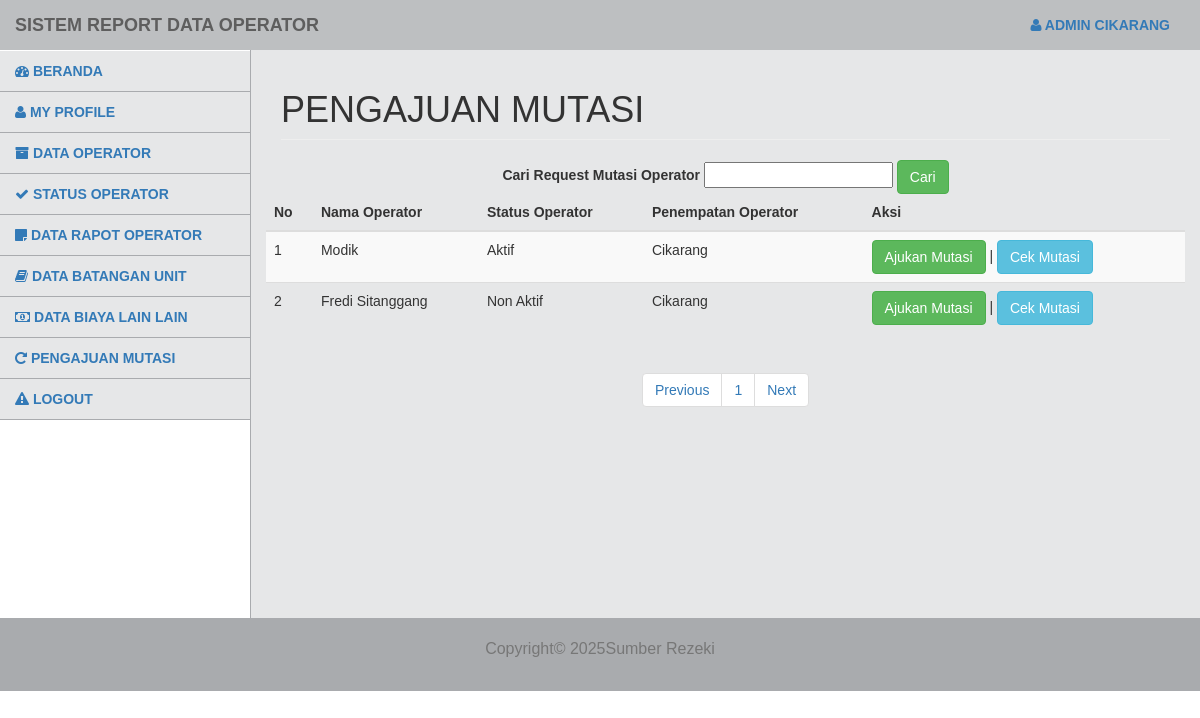
/petugas/index.php?m=mutasi&s=awal (signed in), run on the app's committed database.
### tables this page shows
CREATE TABLE `tb_petugas` (
  `id_petugas` int(11) NOT NULL,
  `username` varchar(255) NOT NULL,
  `password` varchar(255) NOT NULL,
  `nama` varchar(255) NOT NULL,
  `telepon` varchar(255) NOT NULL,
  `cabang` varchar(255) NOT NULL
);

CREATE TABLE `tb_operator` (
  `id_operator` int(11) NOT NULL,
  `nama_operator` varchar(255) NOT NULL,
  `nik` varchar(255) NOT NULL,
  `alamat` varchar(255) NOT NULL,
  `no_telp` varchar(255) NOT NULL,
  `no_sio` varchar(255) NOT NULL,
  `jenis_sio` varchar(255) NOT NULL,
  `operator` varchar(255) NOT NULL,
  `kelas_operator` varchar(255) NOT NULL,
  `foto_ktp` varchar(255) NOT NULL,
  `foto_sio` varchar(255) NOT NULL,
  `foto_sim` varchar(255) NOT NULL,
  `foto_sertifikat_dpn` varchar(255) NOT NULL,
  `foto_sertifikat_blk` varchar(255) NOT NULL,
  `foto_operator` varchar(255) NOT NULL,
  `penempatan_opr` varchar(255) NOT NULL,
  `tgl_masuk` date NOT NULL,
  `status` varchar(255) NOT NULL
);

### petugas/modul/mutasi/paging.php (the view, shortened to what this page needs)
<?php
include '../koneksi.php';
$cabang_admin = $_SESSION['cabanginv2'];
$batas = 5;
$halaman = isset($_GET['halaman']) ? (int)$_GET['halaman'] : 1;
$halaman_awal = ($halaman > 1) ? ($halaman * $batas) - $batas : 0;
$data = mysqli_query($koneksi, "SELECT * FROM tb_operator WHERE penempatan_opr = '$cabang_admin'");
$jumlah_data = mysqli_num_rows($data);
$total_halaman = ceil($jumlah_data / $batas);
$nomor = $halaman_awal + 1;
if (isset($_POST['go'])) {
    $cari = mysqli_real_escape_string($koneksi, $_POST['cari']);
    $data_operator = mysqli_query($koneksi, "
        SELECT *
        FROM tb_operator
        WHERE penempatan_opr = '$cabang_admin'
        AND (nama_operator LIKE '%$cari%' OR nik LIKE '%$cari%')
        LIMIT $halaman_awal, $batas
    ");
} else {
    $data_operator = mysqli_query($koneksi, "
        SELECT *
        FROM tb_operator
        WHERE penempatan_opr = '$cabang_admin'
        LIMIT $halaman_awal, $batas
    ");
}
foreach ($data_operator as $row) :
?>
<tr>
    <td><?php echo $nomor++; ?></td>
    <td><?php echo $row['nama_operator']; ?></td>
    <td><?php echo $row['status']; ?></td>
    <td><?php echo $row['penempatan_opr']; ?></td>
    <td>
        <a href="?m=mutasi&s=form_approved&id_operator=<?php echo $row['id_operator']; ?>">
            <button class="btn btn-success">Ajukan Mutasi</button>
        </a> |
        <a href="?m=mutasi&s=view_approved&id_operator=<?php echo $row['id_operator']; ?>">
            <button class="btn btn-info">Cek Mutasi</button>
        </a>
    </td>
</tr>
<?php endforeach; ?>

### petugas/modul/mutasi/title.php (shortened to what this page needs)
 <!DOCTYPE html>
<html>
  <head>
    <link href="../vendor/css/bootstrap/bootstrap.min.css" rel="stylesheet">
     <link href="../vendor/css/bootstrap/bootstrap.css" rel="stylesheet">
    <link href="../vendor/font-awesome/css/font-awesome.min.css" rel="stylesheet" type="text/css">
    <link href="../css/tampilanadmin.css" rel="stylesheet">
  </head>
  <body>
    <div id="wrapper">
      <nav class="navbar navbar-default navbar-static-top" role="navigation" style="margin-bottom: 0">
          <div class="navbar-header">
            <a class="navbar-brand">Sistem Report Data Operator</a>
          </div>
          <?php
          $id = $_SESSION['idinv2'];
           include '../koneksi.php';
           $sql = "SELECT * FROM tb_petugas WHERE id_petugas = '$id'";
           $query = mysqli_query($koneksi, $sql);
            $r = mysqli_fetch_array($query);
           ?>
            <ul class="nav navbar-top-links navbar-right">
            <li class="dropdown">
              <a class="dropdown-toggle" data-toggle="dropdown" href="#">
              <i class="fa fa-user"></i> <?php echo $r['nama']; ?>
              </a>
            </li>
          </ul>
        <div class="navbar-default sidebar" role="navigation">
          <div class="sidebar-nav navbar-collapse">
          <ul class="nav" id="side-menu">
              <li><a href="?m=awal.php"><i class="fa fa-dashboard"></i> Beranda</a></li>
              <li><a href="?m=my_profile&s=awal"><i class="fa fa-user"></i> My Profile</a></li>
              <li><a href="?m=operator&s=awal"><i class="fa fa-archive"></i> Data Operator</a></li>
              <li><a href="?m=statusOperator&s=awal"><i class="fa fa-check"></i> Status Operator</a></li>
              <li><a href="?m=rapot_opr&s=awal"><i class="fa fa-sticky-note"></i> Data Rapot Operator</a></li>
              <li><a href="?m=batanganUnit&s=awal"> <i class="fa fa-book"></i> Data Batangan Unit</a></li>
              <li><a href="?m=biayaLain&s=awal"> <i class="fa fa-money"></i> Data Biaya Lain Lain</a></li>
              <li><a href="?m=mutasi&s=awal"> <i class="fa fa-rotate-right"></i> Pengajuan Mutasi</a></li>
              <li><a href="logout.php" onclick="return confirm('yakin ingin logout?')"><i class="fa fa-warning"></i> Logout</a></li>
            </ul>
          </div>
        </div>
      </nav>
      <div id="page-wrapper">
        <div class="row">
          <div class="col-lg-12">
            <h1 class="page-header">Pengajuan Mutasi</h1>
          </div>
        </div>
<div class="row">
  <center>
    <form action="" method="POST">
    <label>Cari Request Mutasi Operator</label>
    <input type="text" name="cari"> <button type="submit" name="go" class="btn btn-success">Cari</button>
  </form>
</center>
</div>
                              <div class="row">
                                <div class="table-responsive table--no-card m-b-30">
                                    <table class="table table-borderless table-striped table-earning">
                                        <thead>
                                            <tr>
                                 <th>No</th>
                                 <th>Nama Operator</th>
                                 <th>Status Operator</th>
                                 <th>Penempatan Operator</th>
                                 <th>Aksi</th>
                                            </tr>
                                        </thead>
                                        <tbody>
                                           <?php
                                            include 'paging.php';
                                            ?>
                                        </tbody>
                                    </table>
               <center>
              <ul class="pagination justify-content-center">
                    <li class="page-item">
                        <a class="page-link" <?php if($halaman > 1){ echo "href='?m=mutasi&s=awal&halaman=$previous'"; } ?>>Previous</a>
                    </li>
                        <?php
                        for($x=1;$x<=$total_halaman;$x++){
                            ?>
                            <li class="page-item"><a class="page-link" href="?m=mutasi&s=awal&halaman=<?php echo $x ?>"><?php echo $x; ?></a></li>
                        <?php
                    }
                    ?>
                    <li class="page-item">
                        <a  class="page-link" <?php if($halaman < $total_halaman) { echo "href='?m=mutasi&s=awal&halaman=$next'"; } ?>>Next</a>
                    </li>
            </ul>
              </center>
                                </div>
                            </div>
      </div>
    </div>
    <footer class="text-center">
      <div class="footer-below">
        <div class="container">
          <div class="row">
            <div class="col-lg-12">
            <p class="text-muted" style="font-size: 16px;">Copyright&copy; <script>document.write(new Date().getFullYear());</script>Sumber Rezeki</p>
            </div>
          </div>
        </div>
      </div>
    </footer>
  </body>
</html>

### css/tampilanadmin.css (style rules this page uses)
body { font-family: Arial, sans-serif; }
p { font-size: 15px; }
h1 { text-transform: uppercase; font-weight: 500; }
#wrapper { width: 100%; }
#page-wrapper { padding: 0 15px; min-height: 568px; background-color: #E6E7E8; }
@media (min-width: 768px) { #page-wrapper { position: inherit; margin: 0 0 0 250px; padding: 0 30px; border-left: 1px solid #A9ABAE; } }
.navbar { background-color: #BDBFC1; font-weight: 700; font-family: arial; text-transform: uppercase; border: none; }
.navbar-top-links { margin-right: 0; }
.navbar-top-links li { display: inline-block; }
.navbar-top-links li:last-child { margin-right: 15px; }
.navbar-top-links li a { padding: 15px; min-height: 50px; }
.sidebar { background-color: #E6E7E8; }
.sidebar .sidebar-nav.navbar-collapse { padding-left: 0; padding-right: 0; }
.sidebar ul li { border-bottom: 1px solid #A9ABAE; }
@media (min-width: 768px) { .sidebar { z-index: 1; position: absolute; width: 250px; margin-top: 51px; } }
@media (min-width: 768px) { .navbar-top-links { margin-left: auto; } }
footer { color: black; font-size: 15px; }
footer .footer-below { padding: 20px 0; background-color: #A9ABAE; }

### data on the page
tb_petugas: nama "ADMIN CIKARANG"
tb_operator: nama_operator "Modik", status "Aktif", penempatan_opr "Cikarang"
tb_operator: nama_operator "Fredi Sitanggang", status "Non Aktif", penempatan_opr "Cikarang"
